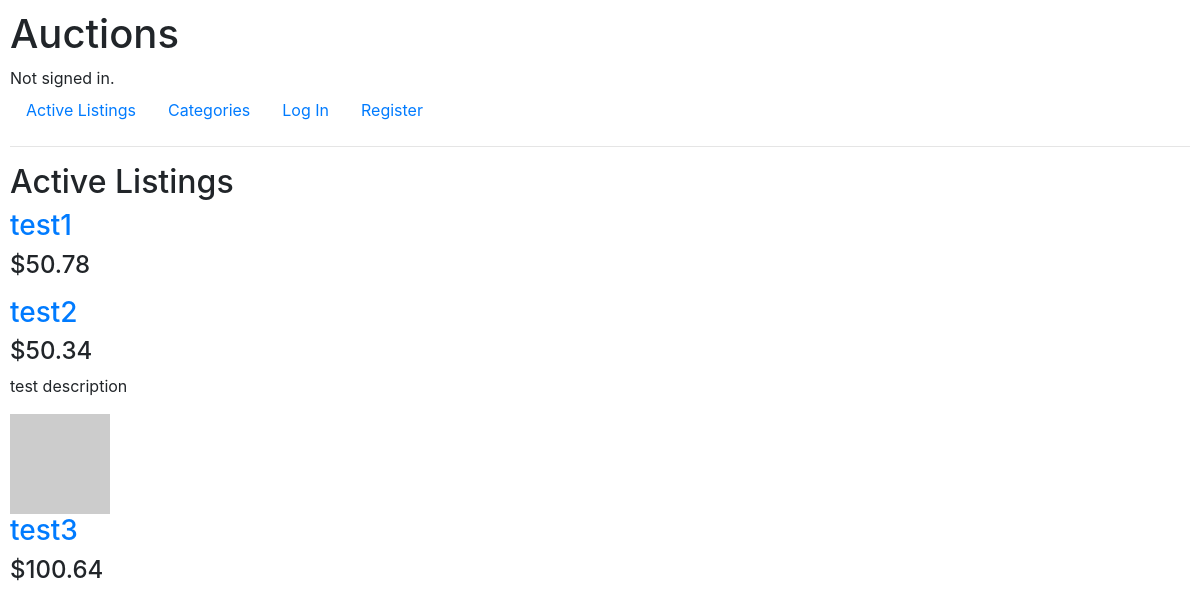
/, run on an earlier commit of the app's database.
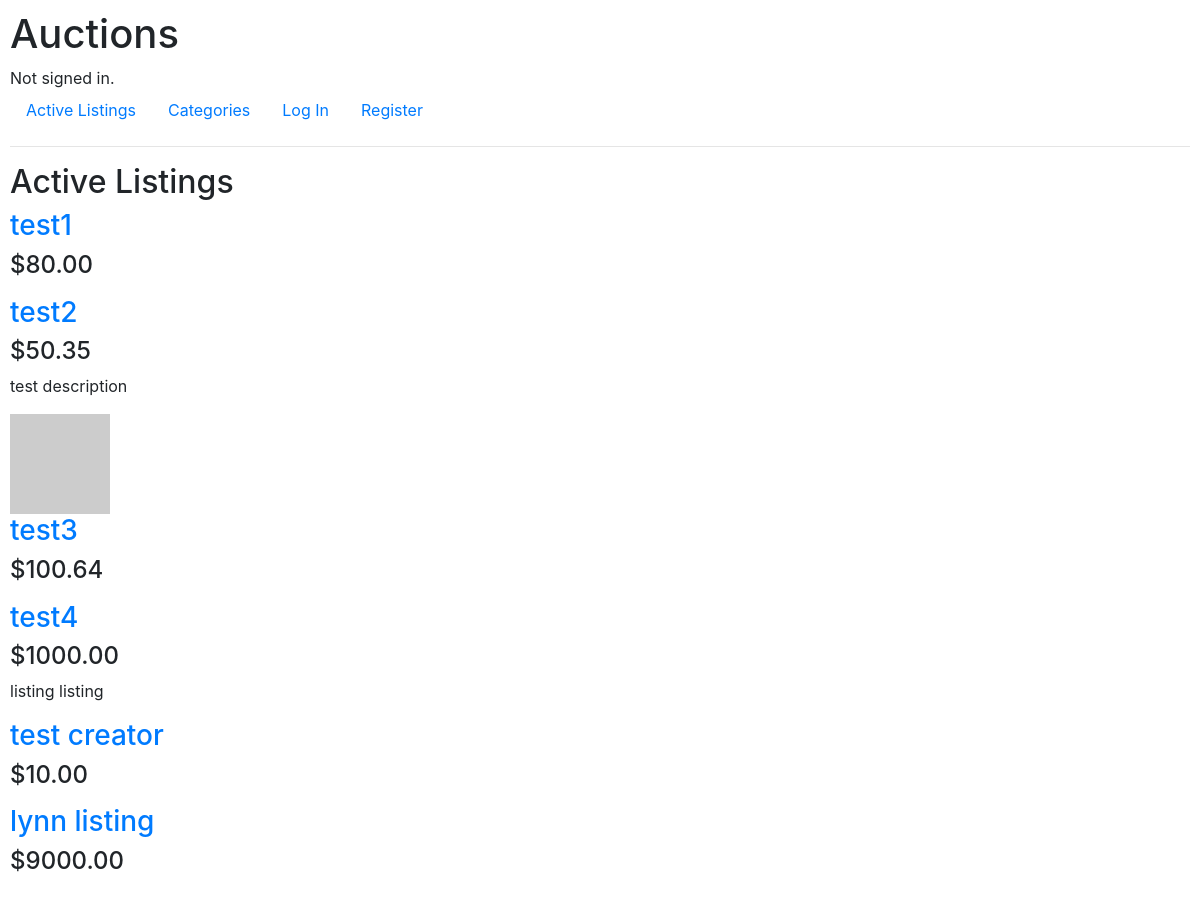
And on a later commit of the database.
### auctions/models.py (models this page shows, shortened)
class Listing(models.Model):
    title = models.CharField(max_length=255)
    description = models.TextField()
    bid_price = models.DecimalField(decimal_places=2, max_digits=9)
    image_url = models.URLField()
    category = models.CharField(max_length=63)
    creator = models.ForeignKey(User, on_delete=models.CASCADE)
    active = models.BooleanField(default=True)

### auctions/views.py (the view)
# urls.py: path("", views.index, name="index"),
def index(request):
    listings = Listing.objects.all()
    return render(request, "auctions/index.html", {
        "listings": listings
    })

### auctions/templates/auctions/index.html
{% extends "auctions/layout.html" %}
{% block body %}
    <h2>Active Listings</h2>
    {% for listing in listings %}
        <a href="{% url 'listing' listing.pk %}"><h3>{{ listing.title }}</h3></a>
        <h4>${{ listing.bid_price }}</h4>
        <p>{{ listing.description }}</p>
        {% if listing.image_url %}
            <img src={{ listing.image_url }} alt="image of item">
        {% endif %}
    {% endfor %}
{% endblock %}

### auctions/templates/auctions/layout.html (shortened to what this page needs)
{% load static %}
<!DOCTYPE html>
<html lang="en">
    <head>
        <link rel="stylesheet" href="https://stackpath.bootstrapcdn.com/bootstrap/4.4.1/css/bootstrap.min.css">
        <link href="{% static 'auctions/styles.css' %}" rel="stylesheet">
    </head>
    <body>
        <h1>Auctions</h1>
        <div>
            {% if user.is_authenticated %}
                Signed in as <strong>{{ user.username }}</strong>.
            {% else %}
                Not signed in.
            {% endif %}
        </div>
        <ul class="nav">
            <li class="nav-item">
                <a class="nav-link" href="{% url 'index' %}">Active Listings</a>
            </li>
            <li>
                <a class="nav-link" href="{% url 'categories' %}">Categories</a>
            </li>
            {% if user.is_authenticated %}
                <li class="nav-item">
                    <a class="nav-link" href="{% url 'logout' %}">Log Out</a>
                </li>
                <li class="nav-item">
                    <a href="{% url 'new_listing' %}" class="nav-link">New Listing</a>
                </li>
                <li class="nav-item">
                    <a href="{% url 'watchlist' %}" class="nav-link">Watchlist</a>
                </li>
            {% else %}
                <li class="nav-item">
                    <a class="nav-link" href="{% url 'login' %}">Log In</a>
                </li>
                <li class="nav-item">
                    <a class="nav-link" href="{% url 'register' %}">Register</a>
                </li>
            {% endif %}
        </ul>
        <hr>
        {% block body %}
        {% endblock %}
    </body>
</html>

### auctions/static/auctions/styles.css (style rules this page uses)
body { padding: 10px; }

What changed in the data, as far as the page shows it:
changed Listing "test1": bid_price "50.78" → "80.00"
changed Listing "test2": bid_price "50.34" → "50.35"
added Listing: title "test4", bid_price "1000.00", description "listing listing"
added Listing: title "test creator", bid_price "10.00"
added Listing: title "lynn listing", bid_price "9000.00"
